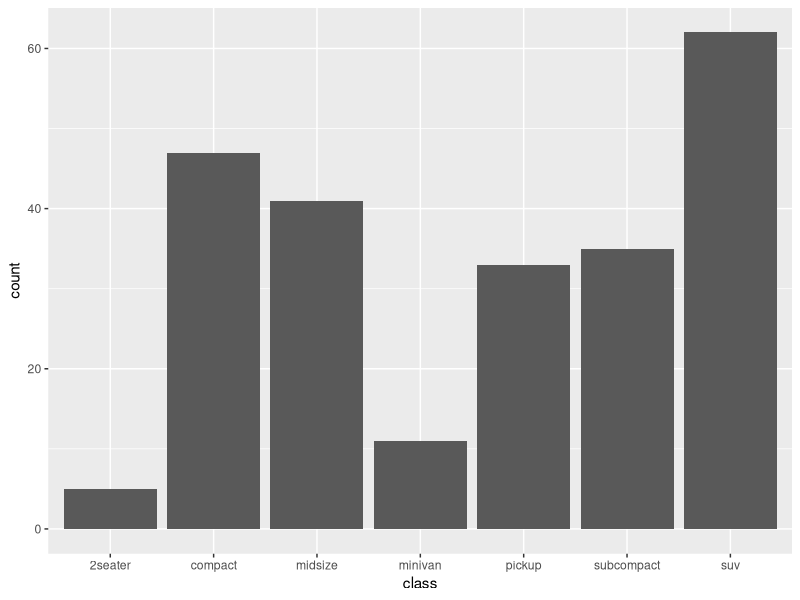
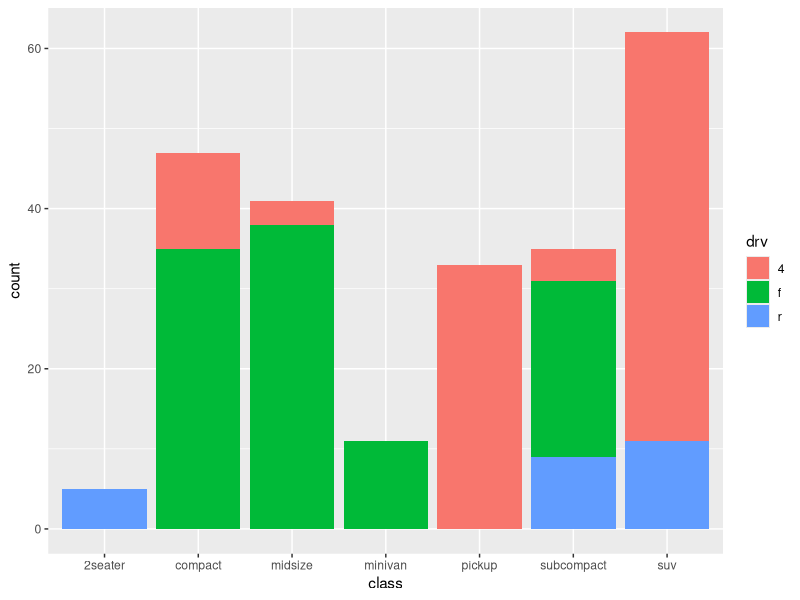
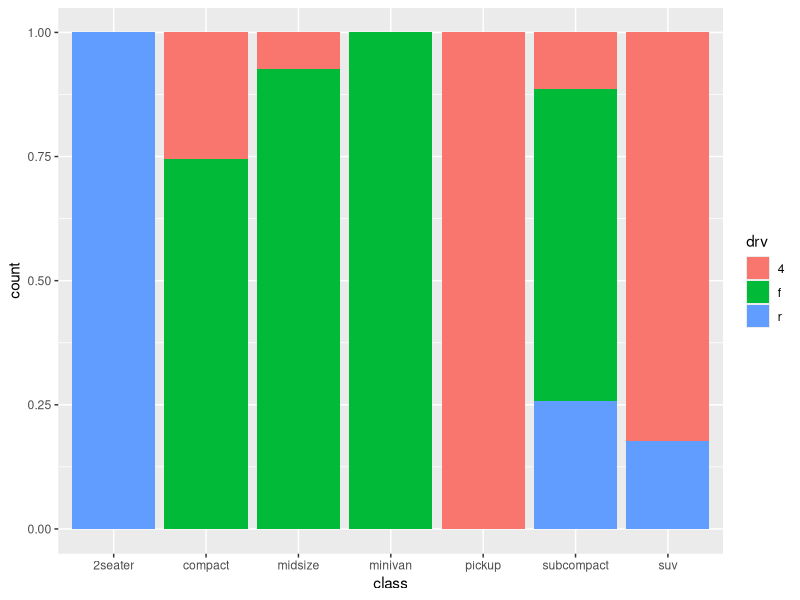

Source code (R) for these figures, in order:
## ---- chunk 1
knitr::opts_chunk$set(echo = TRUE)
## ---- chunk 2
library(ggplot2)
## ---- chunk 3
ggplot(data = mpg, 
       mapping = aes(x = class)) +
  geom_bar()
## ---- chunk 4
ggplot(data = mpg, 
       mapping = aes(x = class, fill = drv)) +
  geom_bar()
## ---- chunk 5
ggplot(data = mpg, 
       mapping = aes(x = class, fill = drv)) +
  geom_bar(position = "fill")
